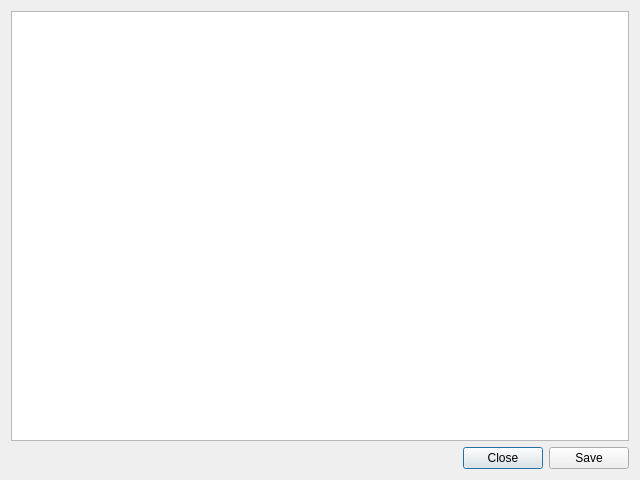
<?xml version="1.0" encoding="UTF-8"?>
<ui version="4.0">
 <class>FixupWidget</class>
 <widget class="QDialog" name="FixupWidget">
  <property name="geometry">
   <rect>
    <x>0</x>
    <y>0</y>
    <width>640</width>
    <height>480</height>
   </rect>
  </property>
  <property name="windowTitle">
   <string>Form</string>
  </property>
  <layout class="QVBoxLayout" name="verticalLayout">
   <item>
    <widget class="QTableView" name="tableView"/>
   </item>
   <item>
    <layout class="QHBoxLayout" name="horizontalLayout">
     <item>
      <spacer name="horizontalSpacer">
       <property name="orientation">
        <enum>Qt::Horizontal</enum>
       </property>
       <property name="sizeHint" stdset="0">
        <size>
         <width>40</width>
         <height>20</height>
        </size>
       </property>
      </spacer>
     </item>
     <item>
      <widget class="QPushButton" name="closeBtn">
       <property name="text">
        <string>Close</string>
       </property>
      </widget>
     </item>
     <item>
      <widget class="QPushButton" name="saveBtn">
       <property name="text">
        <string>Save</string>
       </property>
      </widget>
     </item>
    </layout>
   </item>
  </layout>
 </widget>
 <resources/>
 <connections/>
</ui>
